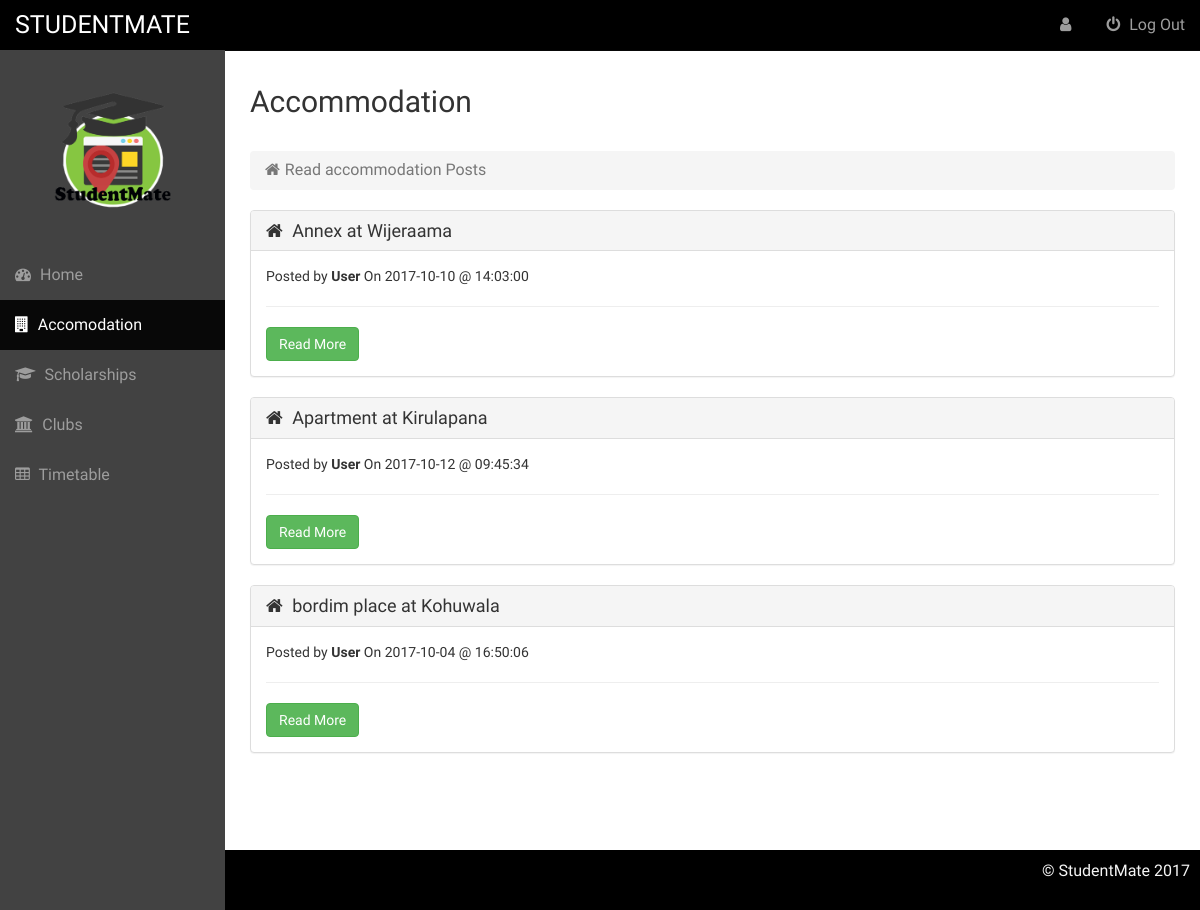
Screenshot of /index.php/users/userAccommodation with the database file from the repository.
### tables this page shows
CREATE TABLE `accommo` (
  `ac_id` int(10) NOT NULL,
  `ac_title` varchar(30) NOT NULL,
  `ac_content` varchar(500) NOT NULL,
  `ac_date` date NOT NULL,
  `ac_time` time NOT NULL
);

### application/controllers/Users.php (called while the page is built, shortened)
<?php
class Users extends CI_Controller{
        public function __construct()
        {
				$this->load->model('User_model');
        }
        public function userAccommodation() {
          $data['accomos'] = $this->User_model->getAccomo();
          $this->load->view('pages/User/accommodation_page', $data);
        }
}
?>

### index.php (called while the page is built, shortened)
<?php
require_once BASEPATH.'core/CodeIgniter.php';

### application/models/User_model.php (called while the page is built, shortened)
<?php
class User_model extends CI_Model {
    public function getAccomo() {
        $this->db->select('*');
        $this->db->from('accommo');
        $this->db->order_by('ac_id','DESC');
        $query = $this->db->get();
        return $query->result();
    }
}
?>

### application/views/pages/User/accommodation_page.php (the view, shortened to what this page needs)
<!DOCTYPE html>
<html>
    <head>
        <link rel="stylesheet" href="<?php echo base_url(); ?>assets/css/bootstrap.min.css">
        <link rel="stylesheet" href="<?php echo base_url(); ?>assets/css/home.css">
        <link rel="stylesheet" href="<?php echo base_url(); ?>assets/font-awesome/css/font-awesome.min.css">
    </head>
  <body>
    <div id="wrapper">
        <nav class="navbar navbar-inverse navbar-fixed-top" role="navigation">
        <div class="navbar-header">
          <a class="navbar-brand" href="<?php echo site_url('Users/userHome') ?>" style="font-size: 25px;">STUDENTMATE</a>
        </div>
        <div class="collapse navbar-collapse navbar-ex1-collapse">
          <ul class="nav navbar-nav side-nav">
              <img src="<?php echo base_url() ?>assets/images/logoNew.png" alt="logo" class="logo">
            <li><a href="<?php echo site_url("Users/userHome") ?>"><i class="fa fa-dashboard"></i> Home</a></li>
            <li class="active"><a href="#"><i class="fa fa-building"></i> Accomodation</a></li>
            <li><a href="<?php echo site_url("Users/userScholarships") ?>"><i class="fa fa-graduation-cap"></i> Scholarships</a></li>
            <li><a href="<?php echo site_url("Users/userClubs") ?>"><i class="fa fa-university"></i> Clubs</a></li>
            <li><a href="bootstrap-elements.html"><i class="fa fa-table"></i> Timetable</a></li>
          </ul>
          <ul class="nav navbar-nav navbar-right navbar-user" style="color: black;">
            <li><a href="<?php echo site_url('Users/userProfile') ?>"><i class="fa fa-user"></i> <?php echo $_SESSION['username'];?></a></li>
            <li><a href="<?php echo base_url('Users/signout'); ?>"><i class="fa fa-power-off"></i> Log Out</a></li>
          </ul>
        </div>
      </nav>
      <div id="page-wrapper">
          <div class="col-lg-12">
            <div class="row">
              <h2>Accommodation</h2><br>
              <ol class="breadcrumb">
                <li class="active"><i class="fa fa-home"></i>Read accommodation Posts</li>
              </ol>
          </div>
          <?php if (count($accomos)): ?>
          <?php foreach ($accomos as $row): ?>
          <div class="row">
            <div class="panel panel-default">
              <div class="panel-heading">
                <h1 class="panel-title"><i class="fa fa-home"></i> <?php echo $row->ac_title; ?></h1>
              </div>
              <div class="panel-body">
                <p>Posted by <b>User</b> On <?php echo $row->ac_date; ?>
                  @ <?php echo $row->ac_time; ?><br>
                </p><hr>
                <a href="<?php echo base_url('Users/getAccomoPost/'.$row->ac_id) ?>"><button type='submit' class='btn btn-success'>Read More</button></a>
              </div>
            </div>
          </div>
          <?php endforeach; ?>
          <?php else: ?>
          <center><p style="margin: 20px;">No accomodation posts/p></center>
          <?php endif ?>
        </div>
      </div>
    </div>
    <footer>
        <p class="text-right">&copy StudentMate 2017</p>
    </footer>
  </body>
</html>

### assets/css/home.css (style rules this page uses)
body { margin-top: 50px; font-size: 16px; font-family: 'Source Sans Pro', sans-serif; }
#wrapper { padding-left: 0; }
#page-wrapper { width: 100%; padding: 5px 15px; min-height: 800px; }
footer { background-color: black; height: 60px; }
.text-right { padding-top: 10px; padding-right: 10px; color: whitesmoke; }
.fa { padding-right: 5px !important; }
.logo { width:200px; height:200px; margin: auto; display: block; margin-bottom: 40px; }
.panel-title { font-size: 18px !important ; text-align: justify; }
.panel-body p { font-size: 14px; }
@media (min-width:768px) { .panel-title { font-size: 16px; } }
@media (min-width:768px) { .logo { width:80px; height:80px; margin: auto; display: block; margin-bottom: 40px; } }
@media (min-width:768px) { #wrapper { padding-left: 225px; } }
@media (min-width:768px) { #page-wrapper { padding: 15px 25px; } }
@media (min-width:768px) { .logo { width:120px; height:120px; display: block; margin: auto; margin-bottom: 40px; } }
@media (min-width:768px) { .side-nav { padding-top: 40px; margin-left: -225px; left: 225px; width: 225px; position: fixed; top: 50px; height: 100%; border-radius: 0; border: none; background-color: #424242; overflow-y: auto; } }
@media (min-width:768px) { .side-nav>li>a { width: 225px; } }
@media (min-width:768px) { .navbar-inverse { background-color: black; } }
@media (min-width:768px) { .navbar-collapse { padding-left: 15px !important; padding-right: 15px !important; } }

### rows the page displays
accommo: ac_title "Annex at Wijeraama", ac_date "2017-10-10", ac_time "14:03:00"
accommo: ac_title "Apartment at Kirulapana", ac_date "2017-10-12", ac_time "09:45:34"
accommo: ac_title "bordim place at Kohuwala", ac_date "2017-10-04", ac_time "16:50:06"
